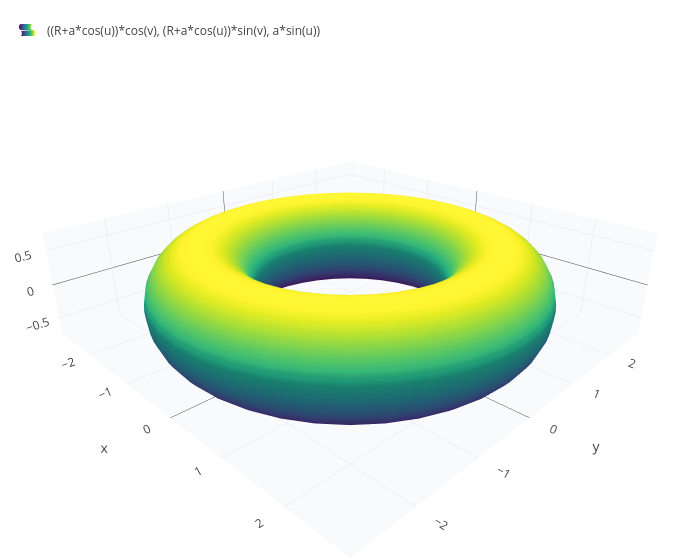

The cell this chart's notebook holds for it:
### Code cell
R = 2;
a = 0.7;
surface((R+a*cos(u))*cos(v), (R+a*cos(u))*sin(v), a*sin(u), u, 0, 2*pi, v, 0, 2*pi)

### Figure 1 — Plotly figure (JSON) as saved in the notebook; plotly's stock layout.template omitted (floating-point values rounded to 4 significant figures; data arrays with more than 128 entries replaced by an {"elided": "..."} marker saying what was removed)
{"data": [{"colorscale": "Viridis", "name": "((R+a*cos(u))*cos(v), (R+a*cos(u))*sin(v), a*sin(u))", "opacity": 1, "showlegend": true, "showscale": false, "type": "surface", "x": {"elided": "41x41 float values"}, "y": {"elided": "41x41 float values"}, "z": {"elided": "41x41 float values"}}], "layout": {"height": 560, "legend": {"x": 0.01, "y": 0.99}, "margin": {"b": 0, "l": 0, "r": 0, "t": 10}, "scene": {"aspectmode": "data", "camera": {"eye": {"x": 1.6, "y": -1.6, "z": 1.0}}, "xaxis": {"backgroundcolor": "#f8fafc", "gridcolor": "#e2e8f0", "showbackground": true, "title": {"text": "x"}}, "yaxis": {"backgroundcolor": "#f8fafc", "gridcolor": "#e2e8f0", "showbackground": true, "title": {"text": "y"}}, "zaxis": {"backgroundcolor": "#f8fafc", "gridcolor": "#e2e8f0", "showbackground": true, "title": {"text": "z"}}}, "showlegend": true, "title": {"text": ""}, "width": 700}}
